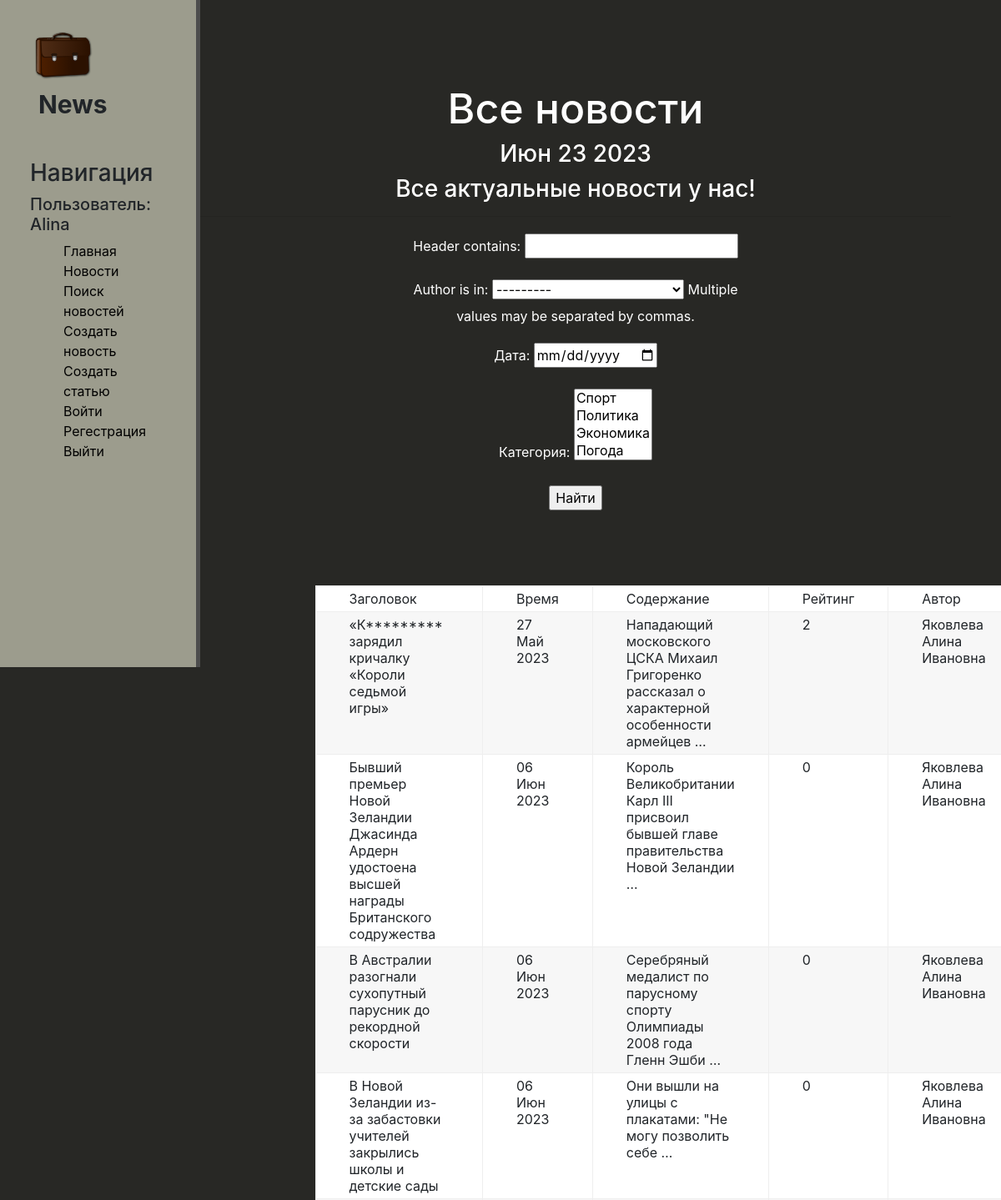
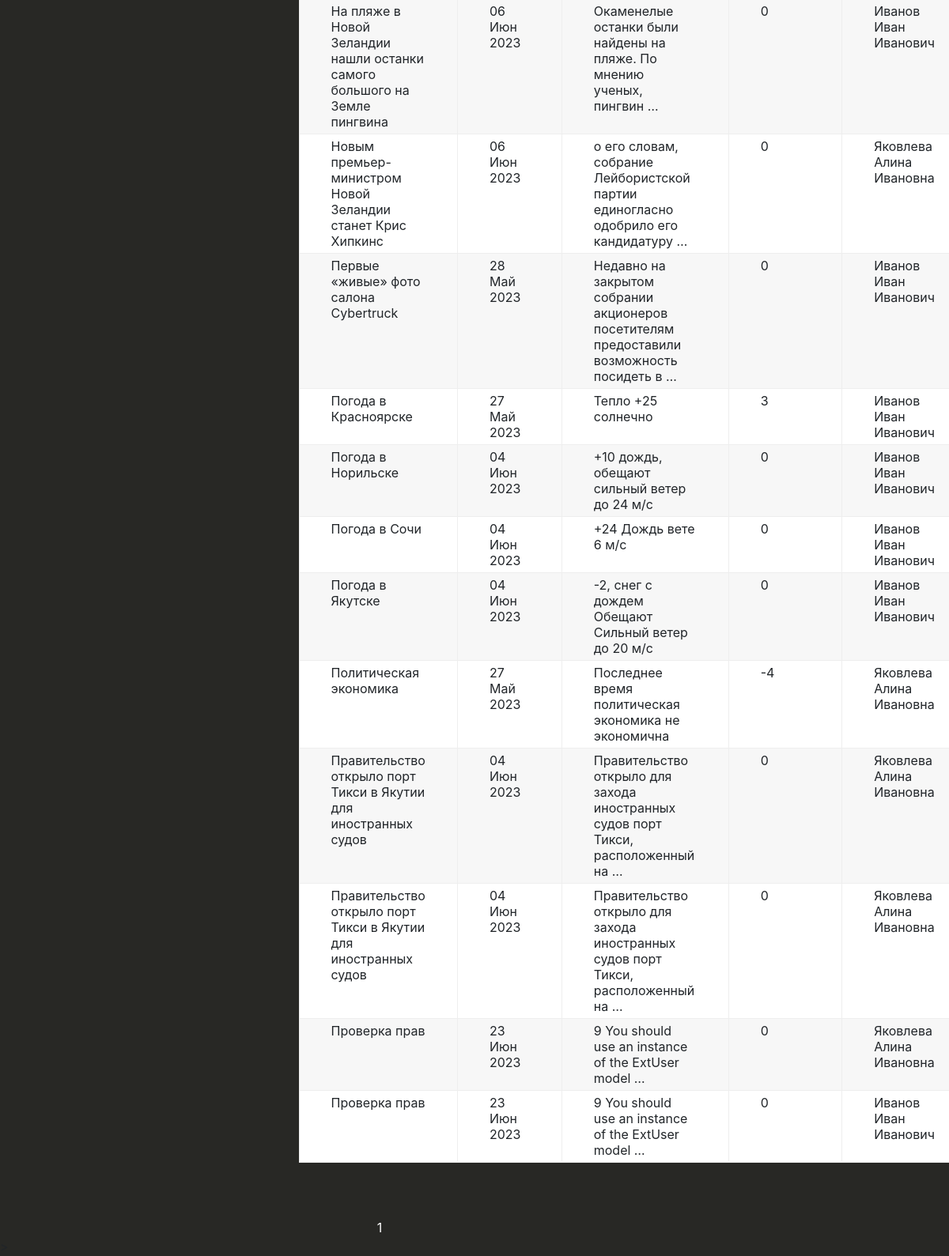
Screenshot of /news/ (signed in) with the database file from the repository (2 pictures, top to bottom).
### news/models.py (models this page shows, shortened)
class Post(models.Model):
    author = models.ForeignKey(Author, on_delete=models.CASCADE)
    type = models.CharField(max_length=2, choices=TYPES, default=news_)
    time_in = models.DateTimeField(auto_now_add=True)
    category = models.ManyToManyField('Category', through='PostCategory')
    header = models.CharField(max_length=255)
    content = models.TextField(default="...")
    rating = models.IntegerField(default=0)

class Author(models.Model):
    full_name = models.CharField(max_length=100)
    user = models.OneToOneField(User, on_delete=models.CASCADE, primary_key=True)
    rating = models.IntegerField(default=0)
    def __str__(self):
        return self.full_name.title()

### news/views.py (the view)
# urls.py: path('news/', PostList.as_view(), name='news'),
class PostList(ListView):
    model = Post
    ordering = 'header'
    template_name = 'flatpages/news/news.html'
    context_object_name = 'news'
    paginate_by = 25
    def get_queryset(self):
        queryset = super().get_queryset()
        self.filterset = PostFilter(self.request.GET, queryset)
        return self.filterset.qs
    def get_context_data(self, **kwargs):
        context = super().get_context_data(**kwargs)
        context['time_now'] = datetime.utcnow()
        context['next_sale'] = None
        context['next_sale'] = "Все актуальные новости у нас!"
        context['filterset'] = self.filterset
        return context

### news/models.py (called while the page is built)
    def __str__(self):
        return self.name.title()

### news/templatetags/custom_censor.py (called while the page is built)
def censor(value):
    bad_words = ['Редиска', 'Карнаухов']
    for word in bad_words:
        value = value.replace(word, word[0] + '*' * len(word))
    return value

### news/templates/flatpages/news/news.html (shortened to what this page needs)
{% extends 'flatpages/news/default.html'%}
{% load custom_censor %}
{% block content %}
<div class="features">
       <h1> Все новости  </h1>
       <h3>{{ time_now|date:'M d Y' }}</h3>
         <h3> {{ next_sale|default_if_none:"Чуть позже сообщим о распродаже!" }} </h3>
       <hr>
    <form action="" method="get">
        {{ filterset.form.as_p }}
        <input type="submit" value="Найти" />
    </form>
       <div class="table">
   <p>{% if news %}
       <table>
           <tr>
               <td>Заголовок</td>
               <td>Время</td>
               <td>Содержание</td>
               <td>Рейтинг</td>
               <td>Автор</td>
           </tr>
           {% for post in news %}
           <tr>
               <td>{{ post.header | censor}}</td>
               <td>{{ post.time_in | date:'d M Y' }}</td>
               <td>{{ post.content|truncatewords:10 }}</td>
               <td>{{ post.rating }}</td>
               <td>{{ post.author.full_name }}</td>
           {% endfor %}
       </table>
       </div>
   {% else %}
       <h2>Новостей нет!</h2>
   {% endif %}
   </div>
   <div class="pagin">
   {{ page_obj.number }}
   </div>>
{% endblock %}

### news/templates/flatpages/news/default.html (shortened to what this page needs)
{% load static %}
<html lang="en">
 <head>
    <link rel="stylesheet" href="https://stackpath.bootstrapcdn.com/bootstrap/4.1.3/css/bootstrap.min.css">
    <link rel="stylesheet" href="{% static 'news/css/news.css' %}">
</head>
<body>
     <aside>
         <img src="{% static 'news/img/briefcase.svg' %}" alt="">
         <span class="logo">News</span>
         <h3>Навигация</h3>
         <h5> Пользователь: {{request.user.username}}</h5>
         <ul>
            <a href="{% url 'home' %}"><li></i> Главная</li></a>
            <a href="{% url 'news' %}"><li>Новости</li></a>
            <a href="{% url 'search' %}"><li>Поиск новостей</li></a>
            <a href="{% url 'post_create' %}"><li>Создать новость</li></a>
            <a href="{% url 'article_create' %}"><li>Создать статью</li></a>
            <a href="{% url 'login' %}"><li>Войти</li></a>
            <a href="{% url 'signup' %}"><li>Регестрация</li></a>
            <a href="{% url 'logout' %}"><li>Выйти</li></a>
         </ul>
     </aside>
     <main>
        {% block content %}
        {% endblock %}
     </main>
</body>
</html>

### news/static/news/css/news.css (style rules this page uses)
body { background: #282825; }
aside { float: left; background: #9c9c8d; width: 20%; padding:3%; border-right: 5px solid #4d4d4d; height: 100vh; }
aside img { width: 80px; float:left; }
aside .logo { font-size:30px; margin-left: 10px; font-weight: bold; position: relative; top: +7px; }
aside h3 { margin-top: 50px; font-size: 28px; }
aside ul { list-style: none }
aside ul li { color: #000000; display: block; margin-to: 20px; transition: transform .6s ease; }
main .features { float: left; color: #fff; margin-top: 100px; text-align: center; width: 75%; }
main .features h1 { font-size: 50px; }
main .features p { max-width: 400px; margin: 20px auto; }
.table { border: 0px solid #eee; table-layout: fixed; width: 75%; margin-bottom: 70px; margin-top: 90px; }
.table td { padding: 5px 40px; border: 1px solid #eee; text-align: left; }
.table tbody tr:nth-child(odd) { background: #fff; }
.table tbody tr:nth-child(even) { background: #F7F7F7; }
.pagin { color: #fff; width: 80%; text-align: center; margin-to: 20px; transition: transform .6s ease; }

### rows the page displays
Post: header|censor "«К********* зарядил кричалку «Короли седьмой игры»", time_in "27 Май 2023", content "Нападающий московского ЦСКА Михаил Григоренко рассказал о характерной особенности армейцев …", rating "2", author.full_name "Яковлева Алина Ивановна"
Post: header|censor "Бывший премьер Новой Зеландии Джасинда Ардерн удостоена высшей награды Британского содружества", time_in "06 Июн 2023", content "Король Великобритании Карл III присвоил бывшей главе правительства Новой Зеландии …", rating "0", author.full_name "Яковлева Алина Ивановна"
Post: header|censor "В Австралии разогнали сухопутный парусник до рекордной скорости", time_in "06 Июн 2023", content "Серебряный медалист по парусному спорту Олимпиады 2008 года Гленн Эшби …", rating "0", author.full_name "Яковлева Алина Ивановна"
Post: header|censor "В Новой Зеландии из-за забастовки учителей закрылись школы и детские сады", time_in "06 Июн 2023", content "Они вышли на улицы с плакатами: \"Не могу позволить себе …", rating "0", author.full_name "Яковлева Алина Ивановна"
Post: header|censor "На пляже в Новой Зеландии нашли останки самого большого на Земле пингвина", time_in "06 Июн 2023", content "Окаменелые останки были найдены на пляже. По мнению ученых, пингвин …", rating "0", author.full_name "Иванов Иван Иванович"
Post: header|censor "Новым премьер-министром Новой Зеландии станет Крис Хипкинс", time_in "06 Июн 2023", content "о его словам, собрание Лейбористской партии единогласно одобрило его кандидатуру …", rating "0", author.full_name "Яковлева Алина Ивановна"
Post: header|censor "Первые «живые» фото салона Cybertruck", time_in "28 Май 2023", content "Недавно на закрытом собрании акционеров посетителям предоставили возможность посидеть в …", rating "0", author.full_name "Иванов Иван Иванович"
Post: header|censor "Погода в Красноярске", time_in "27 Май 2023", content "Тепло +25 солнечно", rating "3", author.full_name "Иванов Иван Иванович"
Post: header|censor "Погода в Норильске", time_in "04 Июн 2023", content "+10 дождь, обещают сильный ветер до 24 м/с", rating "0", author.full_name "Иванов Иван Иванович"
Post: header|censor "Погода в Сочи", time_in "04 Июн 2023", content "+24 Дождь вете 6 м/с", rating "0", author.full_name "Иванов Иван Иванович"
Post: header|censor "Погода в Якутске", time_in "04 Июн 2023", content "-2, снег с дождем Обещают Сильный ветер до 20 м/c", rating "0", author.full_name "Иванов Иван Иванович"
Post: header|censor "Политическая экономика", time_in "27 Май 2023", content "Последнее время политическая экономика не экономична", rating "-4", author.full_name "Яковлева Алина Ивановна"
Post: header|censor "Правительство открыло порт Тикси в Якутии для иностранных судов", time_in "04 Июн 2023", content "Правительство открыло для захода иностранных судов порт Тикси, расположенный на …", rating "0", author.full_name "Яковлева Алина Ивановна"
Post: header|censor "Правительство открыло порт Тикси в Якутии для иностранных судов", time_in "04 Июн 2023", content "Правительство открыло для захода иностранных судов порт Тикси, расположенный на …", rating "0", author.full_name "Яковлева Алина Ивановна"
Post: header|censor "Проверка прав", time_in "23 Июн 2023", content "9 You should use an instance of the ExtUser model …", rating "0", author.full_name "Яковлева Алина Ивановна"
Post: header|censor "Проверка прав", time_in "23 Июн 2023", content "9 You should use an instance of the ExtUser model …", rating "0", author.full_name "Иванов Иван Иванович"

### other values shown
{{ request.user.username }} "Alina"
{{ time_now|date:'M d Y' }} "Июн 23 2023"
{{ next_sale|default_if_none:"Чуть позже сообщим о распродаже!" }} "Все актуальные новости у нас!"
{{ page_obj.number }} "1"
